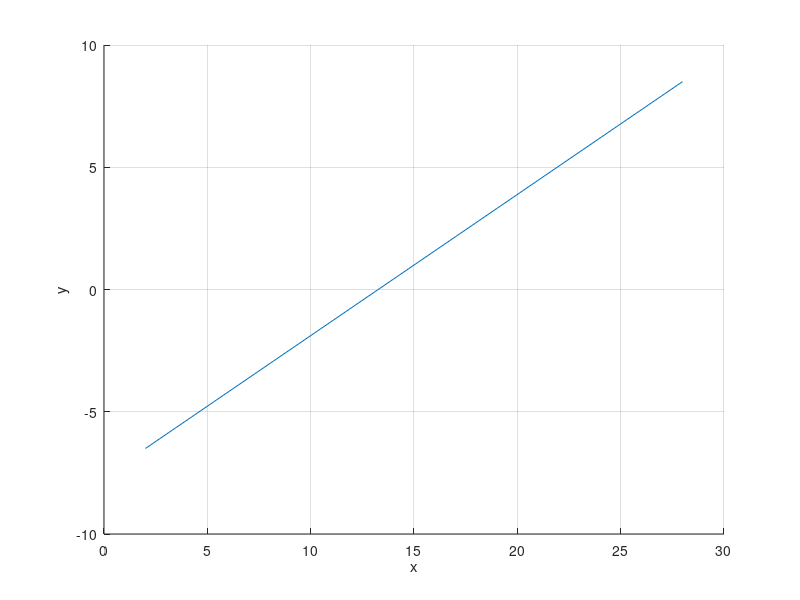

The MATLAB script that drew this image:
%lineLength = 10;
%angle = 50;
x(1) = 0;
y(1) = 1;
z(1) = 0;
z(2) = 1;
x(2) = 30;
y(2) = 1;
hold on;
xlabel('x');
ylabel('y');
zlabel('z');
H = plot(x,y);
%xlim([0 70]);
%ylim([0 70]);
grid on;
direction=[0 0 1];
rotate(H,direction,30)